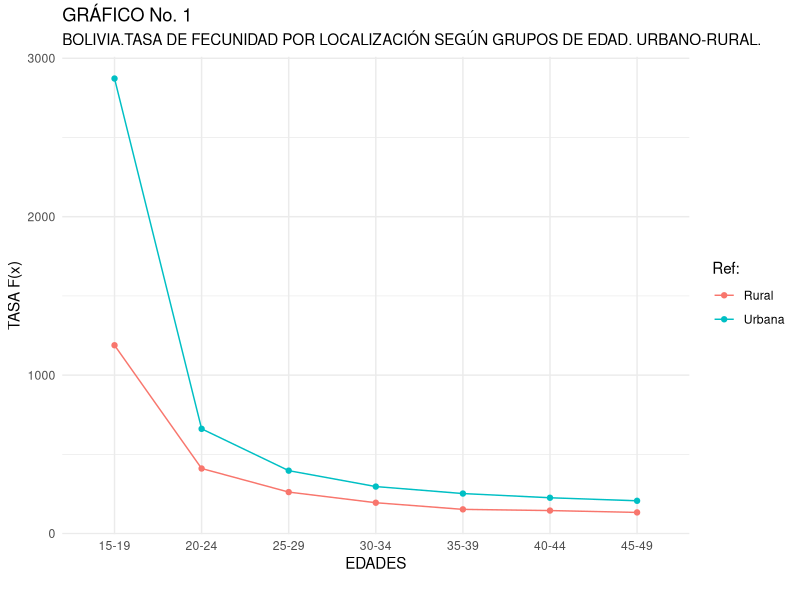

Source code (R):
## ---- chunk 1
# Library
library(tidyverse)

knitr::opts_chunk$set(echo = TRUE)
        ## URBANO
Edades<- c("15-19", "20-24", "25-29", "30-34", "35-39", "40-44", "45-49")
No_hijos<- c(359, 357, 340, 333, 254, 221, 165)
Muj_fertil<- c(125, 540, 856, 1122, 1005, 977, 797)

Municipio_A_urb<- data.frame(Edades, Muj_fertil, No_hijos)
Municipio_A_urb$B<- sum(Municipio_A_urb$No_hijos)
Municipio_A_urb$Pt<- 10015
Municipio_A_urb$MEF<- sum(Municipio_A_urb$Muj_fertil)

          ## RURAL
No_hijos<- c(775, 769, 744, 571, 542, 367, 336)
Muj_fertil<- c(652, 1872, 2840, 2931, 3544, 2524, 2515)

Municipio_A_rur<- data.frame(Edades, Muj_fertil, No_hijos)
Municipio_A_rur$B<- sum(Municipio_A_rur$No_hijos)
Municipio_A_rur$Pt<-20500
Municipio_A_rur$MEF<- sum(Municipio_A_rur$Muj_fertil)
## ---- chunk 2
(b_urbana<- Municipio_A_urb$B / Municipio_A_urb$Pt * 1000)
## ---- chunk 3
(b_rural<- Municipio_A_rur$B / Municipio_A_rur$Pt * 1000)
## ---- chunk 4
(Municipio_A_urb$TFG<- Municipio_A_urb$B / Municipio_A_urb$MEF * 1000)
## ---- chunk 5
(Municipio_A_rur$TFG<- Municipio_A_rur$B / Municipio_A_rur$MEF * 1000)
## ---- chunk 6
Municipio_A_urb$F_x<- Municipio_A_urb$No_hijos / Municipio_A_urb$Muj_fertil * 1000

(F_x_urb<- select(Municipio_A_urb, c(Edades, Muj_fertil, No_hijos, F_x)))
## ---- chunk 7
Municipio_A_rur$F_x<- Municipio_A_rur$No_hijos / Municipio_A_rur$Muj_fertil * 1000

(F_x_rur<- select(Municipio_A_rur, c(Edades, Muj_fertil, No_hijos, F_x)))
## ---- chunk 8
# getting data
F_x_urb$Loc<- "Urbana"
F_x_rur$Loc<- "Rural"
Data_graph<- rbind(F_x_rur, F_x_urb)

attach(Data_graph)
CUADRO<- ggplot(data = Data_graph) +
  geom_point(mapping = aes(x=Edades, y= F_x, color = Loc, group=Loc))+
  geom_line(mapping = aes(x=Edades, y= F_x, color = Loc, group=Loc)) +
  labs(x="EDADES",
       y="TASA F(x)",
       title = "GRÁFICO No. 1",
       subtitle = "BOLIVIA.TASA DE FECUNIDAD POR LOCALIZACIÓN SEGÚN GRUPOS DE EDAD. URBANO-RURAL.",
       color = "Ref:",
       caption = "")+
      theme(plot.title = element_text(hjust = .5),
        axis.ticks = element_blank())+
    theme_minimal()
CUADRO
## ---- chunk 9
Municipio_A_urb$Sum_f_x<- sum(Municipio_A_urb$F_x)/1000
(Municipio_A_urb$TFG<- 5*Municipio_A_urb$Sum_f_x)
## ---- chunk 10
Municipio_A_rur$Sum_f_x<- sum(Municipio_A_rur$F_x)/1000
(Municipio_A_rur$TFG<- 5*Municipio_A_rur$Sum_f_x)
## ---- chunk 11
Municipio_A_urb$K<- 100/205
(Municipio_A_urb$TBR<- 5*Municipio_A_urb$K*Municipio_A_urb$Sum_f_x)
## ---- chunk 12
Municipio_A_rur$K<- 100/205
(Municipio_A_rur$TBR<- 5*Municipio_A_rur$K*Municipio_A_rur$Sum_f_x)
